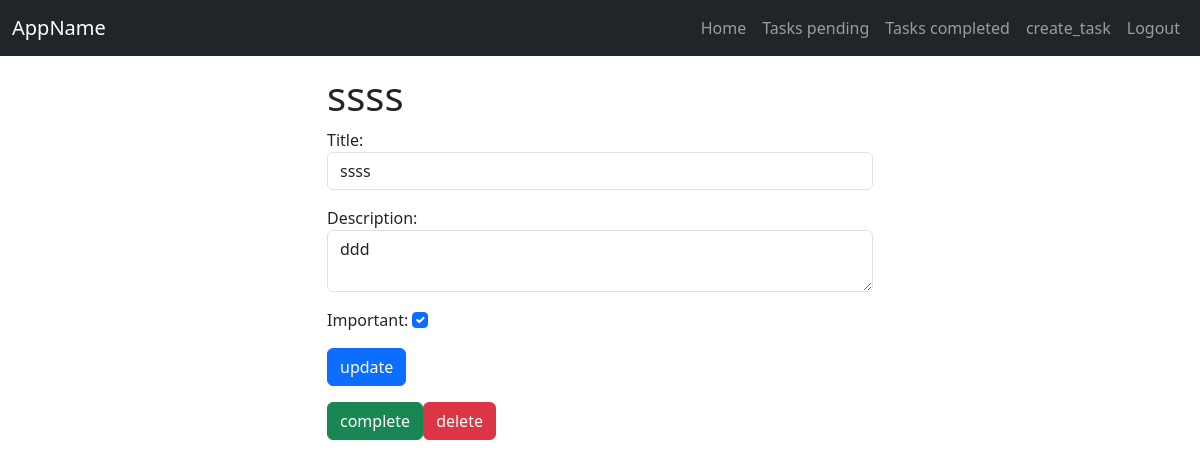
The app's page /tasks/3/ (signed in) with its own data.
### tasks/models.py (models this page shows, shortened)
class Task(models.Model):
    title = models.CharField(max_length=200)
    description = models.TextField(blank=True, null=True)
    created = models.DateTimeField(auto_now_add=True)
    datecompleted = models.DateTimeField(null=True, blank=True)
    updated = models.DateTimeField(auto_now=True)
    important = models.BooleanField(default=False)
    completed = models.BooleanField(default=False, blank=True, null=True)
    user = models.ForeignKey(User, on_delete=models.CASCADE)

### tasks/views.py (the view, shortened to what this page needs)
# urls.py: path('tasks/<int:task_id>/', views.task_detail, name='task_detail'),
@login_required
def task_detail(request, task_id):
    if request.method == 'GET':
        task = get_object_or_404(Task, pk=task_id, user=request.user)
        form = TaskForm(instance=task)
        return render(request, 'task_detail.html', {
            'task': task,
            'form': form
        })

### tasks/forms.py
class TaskForm(forms.ModelForm):
    class Meta:
        model = Task
        fields = ['title', 'description', 'important']
        widgets = {
            'title': forms.TextInput(attrs={'class': 'form-control', 'placeholder': 'Write a title'}),
            'description': forms.Textarea(attrs={'class': 'form-control', 'placeholder': 'Write a description', 'rows': 2}),
            'important': forms.CheckboxInput(attrs={'class': 'form-check-input', 'value': 'True', 'checked': 'checked'}),
        }

### tasks/templates/task_detail.html (shortened to what this page needs)
<!doctype html>
<html lang="en">
<head>
</head>
    {% extends 'base.html' %}
    {% block content %}
<body>
   <main class="container">
    <div class="row">
        <div class="col-md-6 offset-md-3 mt-3">
            <h1>{{task.title}}</h1>
            <form action="{% url 'task_detail' task.id %}" method="POST">
                {{form.as_p}}
                <button class="btn btn-primary">
                    update
                </button>
            </form>
            <div class="mt-3 d-flex ">
                <form action="{% url 'complete_task' task.id %}" method="POST">
                    <button class="btn btn-success">
                        complete
                    </button>
                </form>
                <form action="{% url 'delete_task' task.id %}" method="POST">
                    <button class="btn btn-danger">
                        delete
                    </button>
                </form>
            </div>
        </div>
    </div>
</main>
</body>
    {% endblock %}

### records on screen
Task: title "ssss", description "ddd", important "☑"
